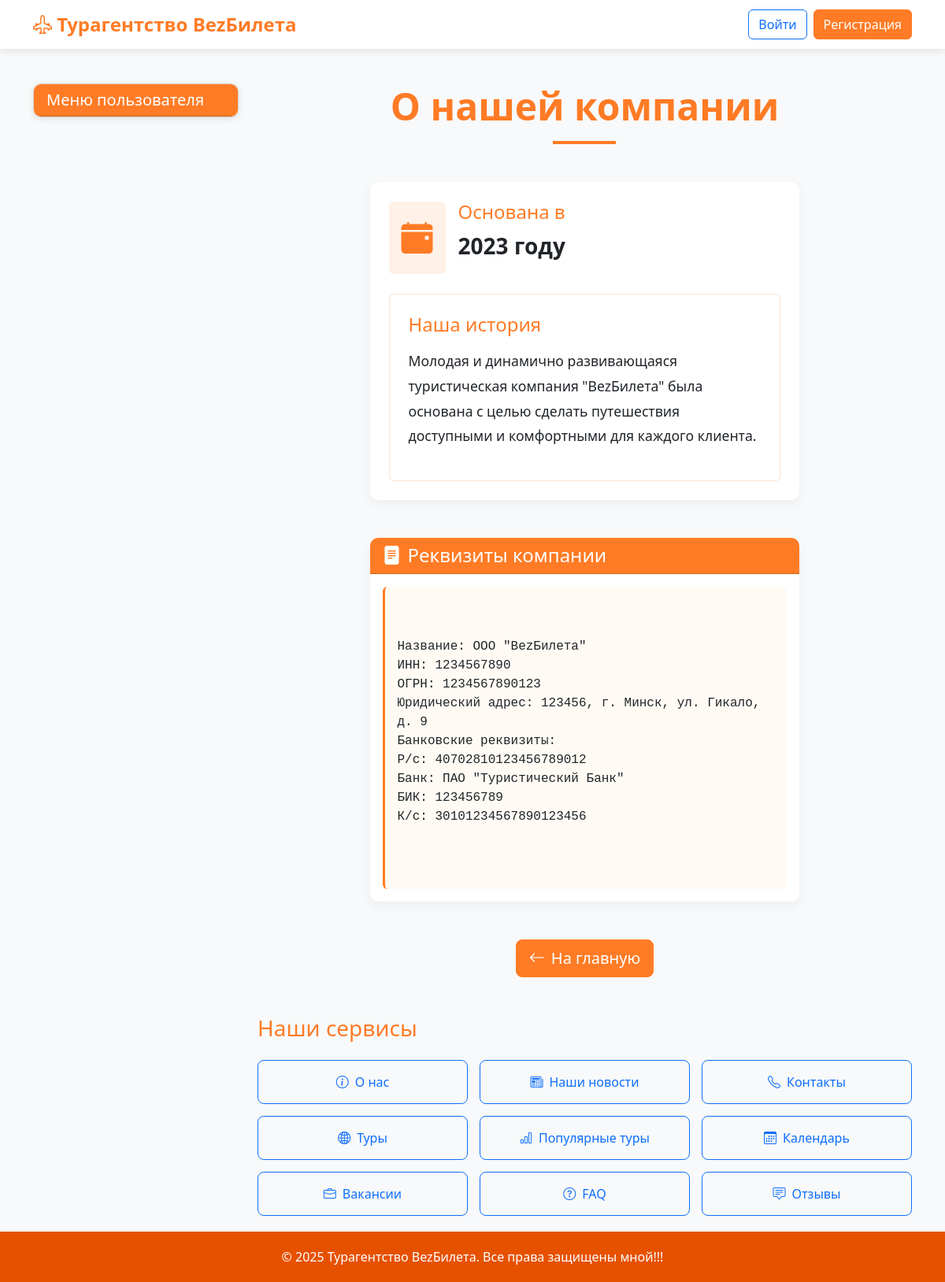
Screenshot of /about_company/ with the database file from the repository.
### app/models.py (models this page shows, shortened)
class CompanyInfo(models.Model):
    logo = models.ImageField(upload_to='company_logos/', blank=True, null=True)
    history = models.TextField()
    founding_year = models.PositiveIntegerField()
    requisites = models.TextField(help_text="Реквизиты")

### app/views.py (the view)
# urls.py: path('about_company/', views.about_company_view, name='about_company'),
def about_company_view(request):
    company = CompanyInfo.objects.first()
    return render(request, 'app/about_company.html', {'company': company})

### app/templates/app/about_company.html (shortened to what this page needs)
{% extends 'base.html' %}
{% block content %}
<div class="row">
    <div class="col-lg-8 mx-auto">
        <div class="text-center mb-5">
            <h2 class="display-5 fw-bold text-orange">О нашей компании</h2>
            <div class="orange-divider"></div>
        </div>
        <div class="card info-card mb-5">
            <div class="card-body p-4">
                <div class="d-flex align-items-center mb-4">
                    <div class="bg-light p-3 rounded me-3" style="background-color: rgba(255, 123, 37, 0.1) !important;">
                        <i class="bi bi-calendar-event-fill text-orange fs-1"></i>
                    </div>
                    <div>
                        <h4 class="text-orange">Основана в</h4>
                        <p class="fs-3 fw-bold">{{ company.founding_year }} году</p>
                    </div>
                </div>
                <div class="about-content bg-white p-4 rounded">
                    <h4 class="text-orange mb-3">Наша история</h4>
                    <div class="company-history">
                        {{ company.history|linebreaks }}
                    </div>
                </div>
            </div>
        </div>
        <div class="card info-card mb-5">
            <div class="card-header info-card-header">
                <h4 class="mb-0"><i class="bi bi-file-text-fill me-2"></i>Реквизиты компании</h4>
            </div>
            <div class="card-body">
                <div class="requisites p-3 rounded">
                    {{ company.requisites|linebreaks }}
                </div>
            </div>
        </div>
        <div class="text-center mt-4">
            <a href="{% url 'main' %}" class="btn btn-primary btn-lg">
                <i class="bi bi-arrow-left me-2"></i>На главную
            </a>
        </div>
    </div>
</div>
{% endblock %}

### app/templates/base.html (style rules this page uses)
:root { --orange-primary: #FF7B25; --orange-light: #FFA726; --orange-dark: #E65100; }
body { background-color: #f8f9fa; color: #333; font-family: 'Segoe UI', Tahoma, Geneva, Verdana, sans-serif; display: flex; flex-direction: column; min-height: 100vh; }
.btn-primary { background-color: var(--orange-primary); border-color: var(--orange-primary); }
.text-orange { color: var(--orange-primary); }
.orange-divider { width: 80px; height: 4px; background-color: var(--orange-primary); margin: 15px auto; }

### app/templates/app/about_company.html (style rules this page uses)
.company-history { line-height: 1.8; font-size: 1.1rem; }
.requisites { background-color: rgba(255, 167, 38, 0.05); border-left: 3px solid var(--orange-primary); font-family: 'Courier New', monospace; white-space: pre-wrap; }
.about-content { border: 1px solid rgba(255, 123, 37, 0.2); border-radius: 8px; }
.info-card { border: none; border-radius: 10px; box-shadow: 0 5px 15px rgba(0, 0, 0, 0.05); }
.info-card-header { background-color: var(--orange-primary); color: white; border-radius: 10px 10px 0 0 !important; }

### rows the page displays
CompanyInfo: founding_year "2023", history "Молодая и динамично развивающаяся туристическая компания \"BezБилета\" была основана с целью сделать путешествия доступными и комфортными для каждого клиента.", requisites "Название: ООО \"BezБилета\" ИНН: 1234567890 ОГРН: 1234567890123 Юридический адрес: 123456, г. Минск, ул. Гикало, д. 9 Банковские реквизиты: Р/с: 40702810123456789012 Банк: ПАО \"Туристический Банк\" БИК: 123456789 К/с: 30101234567890123456"
